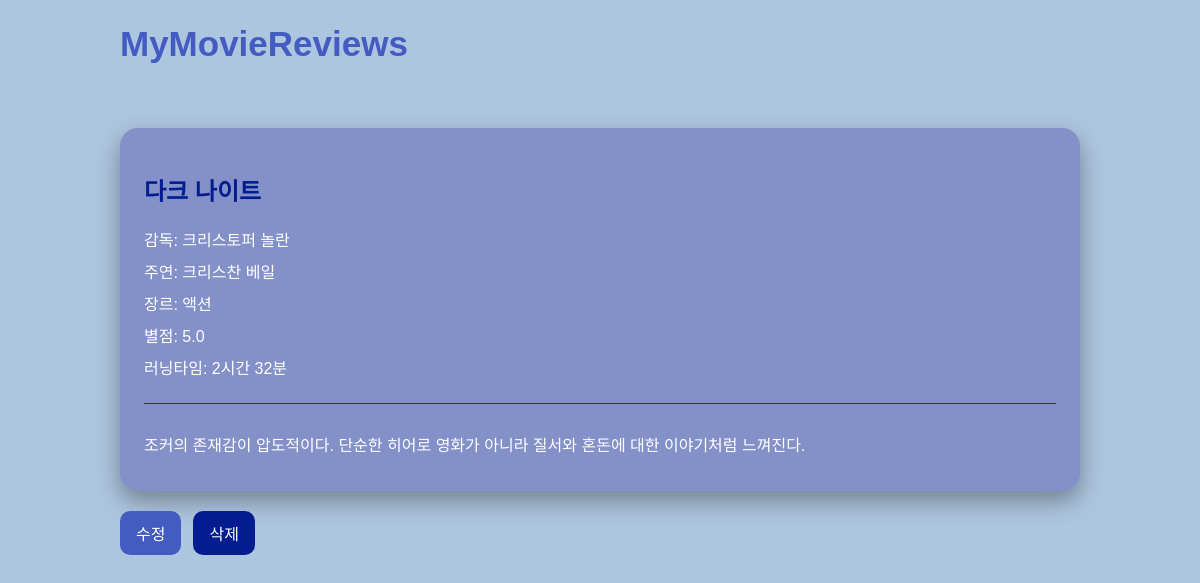
Page /14/ on the committed database.
### reviews/models.py (models this page shows, shortened)
class Review(models.Model):
    GENRE_CHOICES = [
        ('action', '액션'),
        ('comedy', '코미디'),
        ('romance', '로맨스'),
        ('thriller', '스릴러'),
        ('horror', '공포'),
        ('sf', 'SF'),
        ('animation', '애니메이션'),
        ('drama', '드라마'),
        ('documentary', '다큐멘터리'),
    ]
    title = models.CharField(max_length=100)
    release_year = models.IntegerField()
    director = models.CharField(max_length=50)
    actor = models.CharField(max_length=100)
    genre = models.CharField(max_length=20, choices=GENRE_CHOICES)
    rating = models.FloatField()
    running_time = models.IntegerField()
    content = models.TextField()
    created_at = models.DateTimeField(auto_now_add=True)

### reviews/views.py (the view)
# urls.py: path('<int:pk>/', views.review_detail, name='review-detail'),
def review_detail(request, pk):
    review = get_object_or_404(Review, pk=pk)
    review.running_time_text = format_running_time(review.running_time)
    return render(request, 'reviews/review_detail.html', {'review': review})

### reviews/views.py (called while the page is built)
def format_running_time(minutes):
    minutes = int(minutes)
    hours = minutes // 60
    remain_minutes = minutes % 60
    if hours > 0 and remain_minutes > 0:
        return f'{hours}시간 {remain_minutes}분'
    elif hours > 0:
        return f'{hours}시간'
    else:
        return f'{remain_minutes}분'

### reviews/templates/reviews/review_detail.html
{% extends 'reviews/base.html' %}
{% block content %}
    <article class="detail-card">
        <h1>{{ review.title }}</h1>
        <p>감독: {{ review.director }}</p>
        <p>주연: {{ review.actor }}</p>
        <p>장르: {{ review.get_genre_display }}</p>
        <p>별점: {{ review.rating }}</p>
        <p>러닝타임: {{ review.running_time_text }}</p>
        <div class="review-content">
            <p>{{ review.content }}</p>
        </div>
    </article>
    <div class="button-group">
        <a class="btn" href="{% url 'review-update' review.pk %}">수정</a>
        <a class="btn danger-btn" href="{% url 'review-delete' review.pk %}">삭제</a>
    </div>
{% endblock %}

### reviews/static/reviews/css/style.css (style rules this page uses)
* { box-sizing: border-box; }
body { margin: 0; background: #adc6df; color: #f5f5f5; font-family: Arial, sans-serif; }
a { color: inherit; text-decoration: none; }
.btn { display: inline-block; padding: 10px 16px; border: 0; border-radius: 10px; background: #445bc1; color: #fff; cursor: pointer; }
.danger-btn { background: #031d90; }
.review-card, .detail-card, .delete-card { padding: 24px; border-radius: 18px; background: #8490C8; box-shadow: 0 10px 24px rgba(0, 0, 0, 0.35); }
.detail-card h1 { color: #031d90; }
.review-card p, .detail-card p { margin: 8px 0; color: #fff; }
.review-content { margin-top: 24px; padding-top: 20px; border-top: 1px solid #333; line-height: 1.7; }
.button-group { display: flex; gap: 12px; margin-top: 20px; }
.logo-link, .btn, .review-card h2 { transition: background-color 0.25s ease, color 0.25s ease; }

### rows in the picture
Review: title "다크 나이트", director "크리스토퍼 놀란", actor "크리스찬 베일", genre "액션", rating "5.0", running_time_text "2시간 32분", content "조커의 존재감이 압도적이다. 단순한 히어로 영화가 아니라 질서와 혼돈에 대한 이야기처럼 느껴진다."
